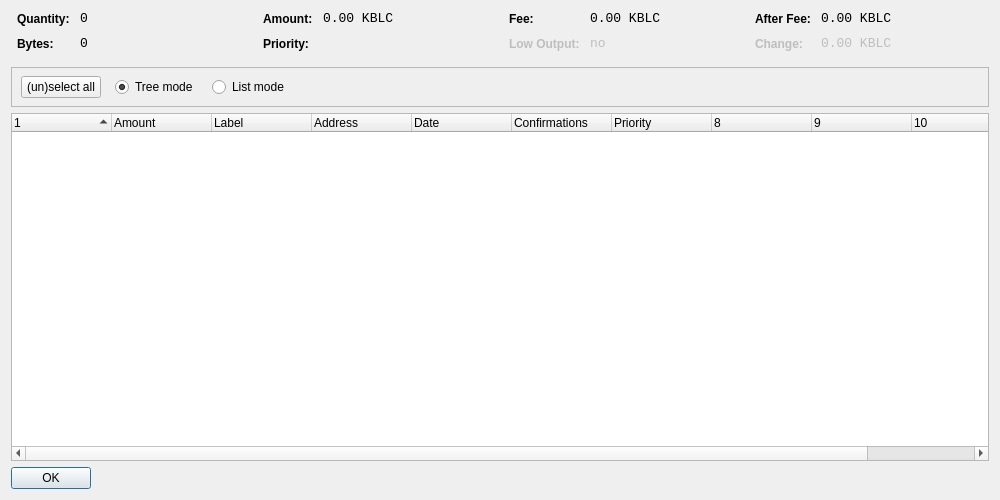
<?xml version="1.0" encoding="UTF-8"?>
<ui version="4.0">
 <class>CoinControlDialog</class>
 <widget class="QDialog" name="CoinControlDialog">
  <property name="geometry">
   <rect>
    <x>0</x>
    <y>0</y>
    <width>1000</width>
    <height>500</height>
   </rect>
  </property>
  <property name="windowTitle">
   <string>Coin Control</string>
  </property>
  <layout class="QVBoxLayout" name="verticalLayout">
   <item>
    <layout class="QHBoxLayout" name="horizontalLayoutTop" stretch="0,0,0,0">
     <property name="topMargin">
      <number>0</number>
     </property>
     <property name="bottomMargin">
      <number>10</number>
     </property>
     <item>
      <layout class="QFormLayout" name="formLayoutCoinControl1">
       <property name="horizontalSpacing">
        <number>10</number>
       </property>
       <property name="verticalSpacing">
        <number>10</number>
       </property>
       <property name="leftMargin">
        <number>6</number>
       </property>
       <property name="rightMargin">
        <number>6</number>
       </property>
       <item row="0" column="0">
        <widget class="QLabel" name="labelCoinControlQuantityText">
         <property name="styleSheet">
          <string notr="true">font-weight:bold;</string>
         </property>
         <property name="text">
          <string>Quantity:</string>
         </property>
        </widget>
       </item>
       <item row="0" column="1">
        <widget class="QLabel" name="labelCoinControlQuantity">
         <property name="font">
          <font>
           <family>Monospace</family>
           <pointsize>10</pointsize>
          </font>
         </property>
         <property name="cursor">
          <cursorShape>IBeamCursor</cursorShape>
         </property>
         <property name="contextMenuPolicy">
          <enum>Qt::ActionsContextMenu</enum>
         </property>
         <property name="text">
          <string notr="true">0</string>
         </property>
         <property name="textInteractionFlags">
          <set>Qt::LinksAccessibleByMouse|Qt::TextSelectableByKeyboard|Qt::TextSelectableByMouse</set>
         </property>
        </widget>
       </item>
       <item row="1" column="0">
        <widget class="QLabel" name="labelCoinControlBytesText">
         <property name="styleSheet">
          <string notr="true">font-weight:bold;</string>
         </property>
         <property name="text">
          <string>Bytes:</string>
         </property>
        </widget>
       </item>
       <item row="1" column="1">
        <widget class="QLabel" name="labelCoinControlBytes">
         <property name="font">
          <font>
           <family>Monospace</family>
           <pointsize>10</pointsize>
          </font>
         </property>
         <property name="cursor">
          <cursorShape>IBeamCursor</cursorShape>
         </property>
         <property name="contextMenuPolicy">
          <enum>Qt::ActionsContextMenu</enum>
         </property>
         <property name="text">
          <string notr="true">0</string>
         </property>
         <property name="textInteractionFlags">
          <set>Qt::LinksAccessibleByMouse|Qt::TextSelectableByKeyboard|Qt::TextSelectableByMouse</set>
         </property>
        </widget>
       </item>
      </layout>
     </item>
     <item>
      <layout class="QFormLayout" name="formLayoutCoinControl2">
       <property name="horizontalSpacing">
        <number>10</number>
       </property>
       <property name="verticalSpacing">
        <number>10</number>
       </property>
       <property name="leftMargin">
        <number>6</number>
       </property>
       <property name="rightMargin">
        <number>6</number>
       </property>
       <item row="0" column="0">
        <widget class="QLabel" name="labelCoinControlAmountText">
         <property name="styleSheet">
          <string notr="true">font-weight:bold;</string>
         </property>
         <property name="text">
          <string>Amount:</string>
         </property>
        </widget>
       </item>
       <item row="0" column="1">
        <widget class="QLabel" name="labelCoinControlAmount">
         <property name="font">
          <font>
           <family>Monospace</family>
           <pointsize>10</pointsize>
          </font>
         </property>
         <property name="cursor">
          <cursorShape>IBeamCursor</cursorShape>
         </property>
         <property name="contextMenuPolicy">
          <enum>Qt::ActionsContextMenu</enum>
         </property>
         <property name="text">
          <string notr="true">0.00 KBLC</string>
         </property>
         <property name="textInteractionFlags">
          <set>Qt::LinksAccessibleByMouse|Qt::TextSelectableByKeyboard|Qt::TextSelectableByMouse</set>
         </property>
        </widget>
       </item>
       <item row="1" column="0">
        <widget class="QLabel" name="labelCoinControlPriorityText">
         <property name="styleSheet">
          <string notr="true">font-weight:bold;</string>
         </property>
         <property name="text">
          <string>Priority:</string>
         </property>
        </widget>
       </item>
       <item row="1" column="1">
        <widget class="QLabel" name="labelCoinControlPriority">
         <property name="font">
          <font>
           <family>Monospace</family>
           <pointsize>10</pointsize>
          </font>
         </property>
         <property name="cursor">
          <cursorShape>IBeamCursor</cursorShape>
         </property>
         <property name="contextMenuPolicy">
          <enum>Qt::ActionsContextMenu</enum>
         </property>
         <property name="text">
          <string/>
         </property>
         <property name="textInteractionFlags">
          <set>Qt::LinksAccessibleByMouse|Qt::TextSelectableByKeyboard|Qt::TextSelectableByMouse</set>
         </property>
        </widget>
       </item>
      </layout>
     </item>
     <item>
      <layout class="QFormLayout" name="formLayoutCoinControl3">
       <property name="horizontalSpacing">
        <number>10</number>
       </property>
       <property name="verticalSpacing">
        <number>10</number>
       </property>
       <property name="leftMargin">
        <number>6</number>
       </property>
       <property name="rightMargin">
        <number>6</number>
       </property>
       <item row="0" column="0">
        <widget class="QLabel" name="labelCoinControlFeeText">
         <property name="styleSheet">
          <string notr="true">font-weight:bold;</string>
         </property>
         <property name="text">
          <string>Fee:</string>
         </property>
        </widget>
       </item>
       <item row="0" column="1">
        <widget class="QLabel" name="labelCoinControlFee">
         <property name="font">
          <font>
           <family>Monospace</family>
           <pointsize>10</pointsize>
          </font>
         </property>
         <property name="cursor">
          <cursorShape>IBeamCursor</cursorShape>
         </property>
         <property name="contextMenuPolicy">
          <enum>Qt::ActionsContextMenu</enum>
         </property>
         <property name="text">
          <string notr="true">0.00 KBLC</string>
         </property>
         <property name="textInteractionFlags">
          <set>Qt::LinksAccessibleByMouse|Qt::TextSelectableByKeyboard|Qt::TextSelectableByMouse</set>
         </property>
        </widget>
       </item>
       <item row="1" column="0">
        <widget class="QLabel" name="labelCoinControlLowOutputText">
         <property name="enabled">
          <bool>false</bool>
         </property>
         <property name="styleSheet">
          <string notr="true">font-weight:bold;</string>
         </property>
         <property name="text">
          <string>Low Output:</string>
         </property>
        </widget>
       </item>
       <item row="1" column="1">
        <widget class="QLabel" name="labelCoinControlLowOutput">
         <property name="enabled">
          <bool>false</bool>
         </property>
         <property name="font">
          <font>
           <family>Monospace</family>
           <pointsize>10</pointsize>
          </font>
         </property>
         <property name="cursor">
          <cursorShape>IBeamCursor</cursorShape>
         </property>
         <property name="contextMenuPolicy">
          <enum>Qt::ActionsContextMenu</enum>
         </property>
         <property name="text">
          <string notr="true">no</string>
         </property>
         <property name="textInteractionFlags">
          <set>Qt::LinksAccessibleByMouse|Qt::TextSelectableByKeyboard|Qt::TextSelectableByMouse</set>
         </property>
        </widget>
       </item>
      </layout>
     </item>
     <item>
      <layout class="QFormLayout" name="formLayoutCoinControl4">
       <property name="horizontalSpacing">
        <number>10</number>
       </property>
       <property name="verticalSpacing">
        <number>10</number>
       </property>
       <property name="leftMargin">
        <number>6</number>
       </property>
       <property name="rightMargin">
        <number>6</number>
       </property>
       <item row="0" column="0">
        <widget class="QLabel" name="labelCoinControlAfterFeeText">
         <property name="styleSheet">
          <string notr="true">font-weight:bold;</string>
         </property>
         <property name="text">
          <string>After Fee:</string>
         </property>
        </widget>
       </item>
       <item row="0" column="1">
        <widget class="QLabel" name="labelCoinControlAfterFee">
         <property name="font">
          <font>
           <family>Monospace</family>
           <pointsize>10</pointsize>
          </font>
         </property>
         <property name="cursor">
          <cursorShape>IBeamCursor</cursorShape>
         </property>
         <property name="contextMenuPolicy">
          <enum>Qt::ActionsContextMenu</enum>
         </property>
         <property name="text">
          <string notr="true">0.00 KBLC</string>
         </property>
         <property name="textInteractionFlags">
          <set>Qt::LinksAccessibleByMouse|Qt::TextSelectableByKeyboard|Qt::TextSelectableByMouse</set>
         </property>
        </widget>
       </item>
       <item row="1" column="0">
        <widget class="QLabel" name="labelCoinControlChangeText">
         <property name="enabled">
          <bool>false</bool>
         </property>
         <property name="styleSheet">
          <string notr="true">font-weight:bold;</string>
         </property>
         <property name="text">
          <string>Change:</string>
         </property>
        </widget>
       </item>
       <item row="1" column="1">
        <widget class="QLabel" name="labelCoinControlChange">
         <property name="enabled">
          <bool>false</bool>
         </property>
         <property name="font">
          <font>
           <family>Monospace</family>
           <pointsize>10</pointsize>
          </font>
         </property>
         <property name="cursor">
          <cursorShape>IBeamCursor</cursorShape>
         </property>
         <property name="contextMenuPolicy">
          <enum>Qt::ActionsContextMenu</enum>
         </property>
         <property name="text">
          <string notr="true">0.00 KBLC</string>
         </property>
         <property name="textInteractionFlags">
          <set>Qt::LinksAccessibleByMouse|Qt::TextSelectableByKeyboard|Qt::TextSelectableByMouse</set>
         </property>
        </widget>
       </item>
      </layout>
     </item>
    </layout>
   </item>
   <item>
    <widget class="QFrame" name="frame">
     <property name="minimumSize">
      <size>
       <width>0</width>
       <height>40</height>
      </size>
     </property>
     <property name="frameShape">
      <enum>QFrame::StyledPanel</enum>
     </property>
     <property name="frameShadow">
      <enum>QFrame::Sunken</enum>
     </property>
     <widget class="QWidget" name="horizontalLayoutWidget">
      <property name="geometry">
       <rect>
        <x>10</x>
        <y>0</y>
        <width>781</width>
        <height>41</height>
       </rect>
      </property>
      <layout class="QHBoxLayout" name="horizontalLayoutPanel" stretch="0,0,0,0,0">
       <property name="spacing">
        <number>14</number>
       </property>
       <item>
        <widget class="QPushButton" name="pushButtonSelectAll">
         <property name="sizePolicy">
          <sizepolicy hsizetype="Maximum" vsizetype="Fixed">
           <horstretch>0</horstretch>
           <verstretch>0</verstretch>
          </sizepolicy>
         </property>
         <property name="text">
          <string>(un)select all</string>
         </property>
        </widget>
       </item>
       <item>
        <widget class="QRadioButton" name="radioTreeMode">
         <property name="sizePolicy">
          <sizepolicy hsizetype="Maximum" vsizetype="Fixed">
           <horstretch>0</horstretch>
           <verstretch>0</verstretch>
          </sizepolicy>
         </property>
         <property name="text">
          <string>Tree mode</string>
         </property>
         <property name="checked">
          <bool>true</bool>
         </property>
        </widget>
       </item>
       <item>
        <widget class="QRadioButton" name="radioListMode">
         <property name="sizePolicy">
          <sizepolicy hsizetype="Maximum" vsizetype="Fixed">
           <horstretch>0</horstretch>
           <verstretch>0</verstretch>
          </sizepolicy>
         </property>
         <property name="text">
          <string>List mode</string>
         </property>
        </widget>
       </item>
       <item>
        <spacer name="horizontalSpacer">
         <property name="orientation">
          <enum>Qt::Horizontal</enum>
         </property>
         <property name="sizeHint" stdset="0">
          <size>
           <width>40</width>
           <height>20</height>
          </size>
         </property>
        </spacer>
       </item>
      </layout>
     </widget>
    </widget>
   </item>
   <item>
    <widget class="CoinControlTreeWidget" name="treeWidget">
     <property name="contextMenuPolicy">
      <enum>Qt::CustomContextMenu</enum>
     </property>
     <property name="sortingEnabled">
      <bool>false</bool>
     </property>
     <property name="columnCount">
      <number>11</number>
     </property>
     <attribute name="headerShowSortIndicator" stdset="0">
      <bool>true</bool>
     </attribute>
     <attribute name="headerStretchLastSection">
      <bool>false</bool>
     </attribute>
     <column>
      <property name="text">
       <string/>
      </property>
     </column>
     <column>
      <property name="text">
       <string>Amount</string>
      </property>
     </column>
     <column>
      <property name="text">
       <string>Label</string>
      </property>
     </column>
     <column>
      <property name="text">
       <string>Address</string>
      </property>
     </column>
     <column>
      <property name="text">
       <string>Date</string>
      </property>
     </column>
     <column>
      <property name="text">
       <string>Confirmations</string>
      </property>
      <property name="toolTip">
       <string>Confirmed</string>
      </property>
     </column>
     <column>
      <property name="text">
       <string>Priority</string>
      </property>
     </column>
     <column>
      <property name="text">
       <string/>
      </property>
     </column>
     <column>
      <property name="text">
       <string/>
      </property>
     </column>
     <column>
      <property name="text">
       <string/>
      </property>
     </column>
     <column>
      <property name="text">
       <string/>
      </property>
     </column>
    </widget>
   </item>
   <item>
    <widget class="QDialogButtonBox" name="buttonBox">
     <property name="sizePolicy">
      <sizepolicy hsizetype="Maximum" vsizetype="Fixed">
       <horstretch>0</horstretch>
       <verstretch>0</verstretch>
      </sizepolicy>
     </property>
     <property name="orientation">
      <enum>Qt::Horizontal</enum>
     </property>
     <property name="standardButtons">
      <set>QDialogButtonBox::Ok</set>
     </property>
    </widget>
   </item>
  </layout>
 </widget>
 <customwidgets>
  <customwidget>
   <class>CoinControlTreeWidget</class>
   <extends>QTreeWidget</extends>
   <header>coincontroltreewidget.h</header>
  </customwidget>
 </customwidgets>
 <resources/>
 <connections/>
</ui>
